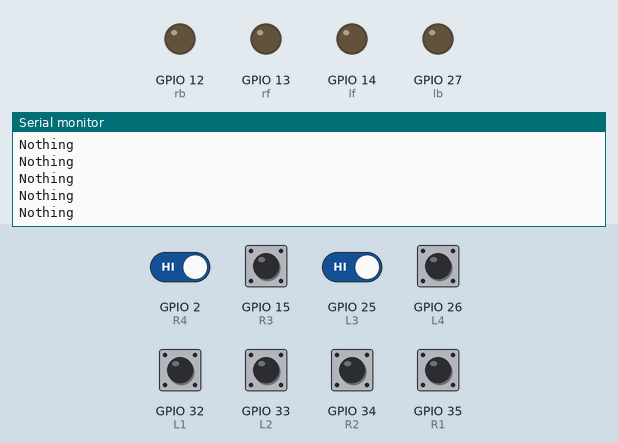
This sketch was run on a simulated ESP32. Parts: output pins drawn as LEDs (lit = HIGH), the last lines printed to the serial monitor. The inputs (shaded band) are chosen by the test bench; at power-on: GPIO 2 (R4), GPIO 15 (R3), GPIO 25 (L3), GPIO 26 (L4), GPIO 32 (L1), GPIO 33 (L2), GPIO 34 (R2), GPIO 35 (R1) HIGH.

Above: at 1.2 s.
1.3 s: GPIO 2 (R4) driven LOW
At 1.8 s:
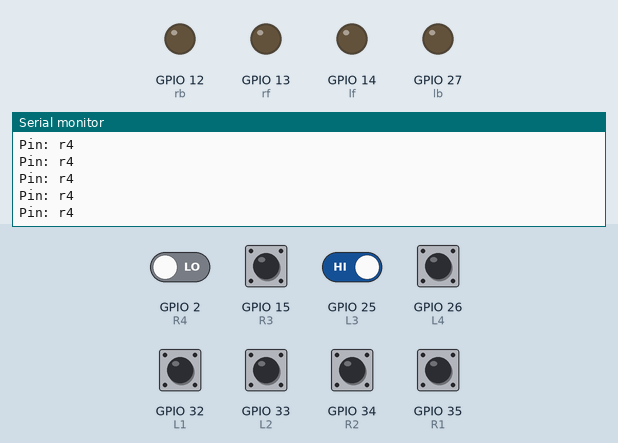
3.2 s: GPIO 2 (R4) driven HIGH and GPIO 25 (L3) driven LOW
At 4.0 s:
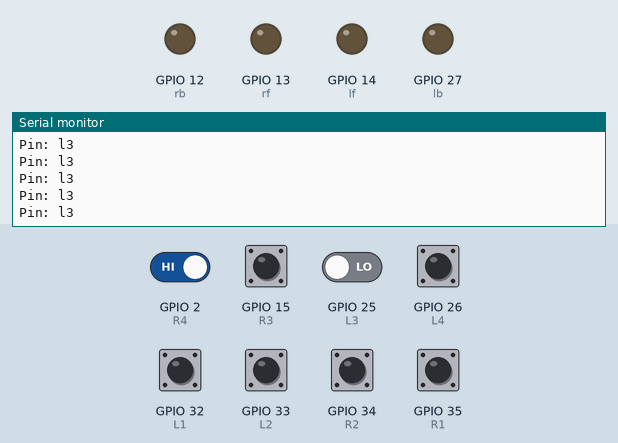
5.1 s: GPIO 25 (L3) driven HIGH
At 6.0 s:
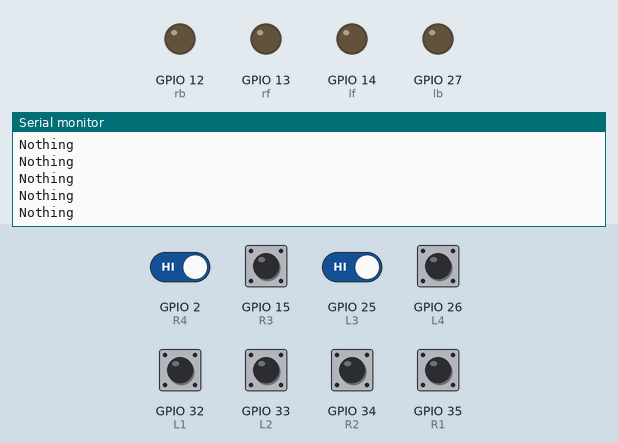

Measured:
- after the input at 1.3 s, the serial monitor: prints a new line at once (image 1)
- after the input at 3.2 s, the serial monitor: prints a new line at once (image 2)
- after the input at 5.1 s, the serial monitor: prints a new line at once (image 3)

The sketch:

ir_code_check.ino
```cpp
#include <Arduino.h>
#define lf 14
#define lb 27
#define rf 13
#define rb 12
#define NUM_SENSORS 8
int distance;
int L4 = 26;
int L3= 25;
int L2= 33;
int L1 = 32;
int R1 = 35;
int R2 = 34;
int R3=15;
int R4=2;
int l4;
int l3;
int l2;
int l1;
int r1;
int r2;
int r3;
int r4;
int sensorPins[NUM_SENSORS] = {L4, L3, L2, L1, R1, R2, R3, R4};
int sensorValues[NUM_SENSORS];
void setup() {
  Serial.begin(9600);
  for (int i = 0; i < NUM_SENSORS; i++) {
        pinMode(sensorPins[i], INPUT);
    }
    // **Set motor driver pins as OUTPUT**
    pinMode(lf, OUTPUT);
    pinMode(lb, OUTPUT);
    pinMode(rf, OUTPUT);
    pinMode(rb, OUTPUT);
}

void loop() {
  int r4 =  digitalRead(R4);
  int r3 =  digitalRead(R3);
  int r2 =  digitalRead(R2);
  int r1 =  digitalRead(R1);
  int l4 =  digitalRead(L4);
  int l3 =  digitalRead(L3);
  int l2 =  digitalRead(L2);
  int l1 =  digitalRead(L1);
   if(r4==0 ){
    Serial.println("Pin: r4");
  }
  else if(r3==0 ){
    Serial.println("Pin: r3");
  }
  else if(r2==0 ){
    Serial.println("Pin: r2");
  }
  else if((r1)==0 ){
    Serial.println("Pin: r1");
  }
    else if(l1==0 ){
    Serial.println("Pin: l1");
  }
  else if(l2==0 ){
    Serial.println("Pin: l2");
  }
  else if(l3==0 ){
    Serial.println("Pin: l3");
  }
  else if(l4==0 ){
    Serial.println("Pin: l4");
  }
   else{
    Serial.println("Nothing");
  }
}
```
